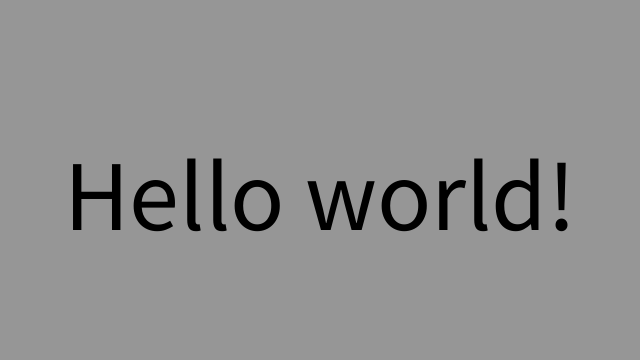
Frame 1 (no input)
Frame 60 (the mouse pressed at the canvas centre just before this capture): identical to frame 1, image omitted
Frame 120 (the mouse held since frame 60 and released just before this capture): identical to frame 1, image omitted

The Processing sketch that drew this single still picture (run headless with seeded random() and noise(); from frame 60 on, the mouse is pressed at the canvas centre):

// Processing sketch: AutoTextSize
// ── AutoTextSize.pde
String str;

void setup() {
  size(640, 360);

  str = "Hello world!";
  autoTextSize(str, width * 0.8, height/2);

  textAlign(CENTER, CENTER);
}

void draw() {
  background(150);

  fill(0);
  text(str, width/2, height/2);
}

void autoTextSize(String string, float _width, float _height) {
  float size = 1;
  textSize(size);
  while (textWidth(string) < _width && textAscent()-textDescent() < _height) {
    size+= 0.1;
    textSize(size);
  }
  textSize(size);
}
